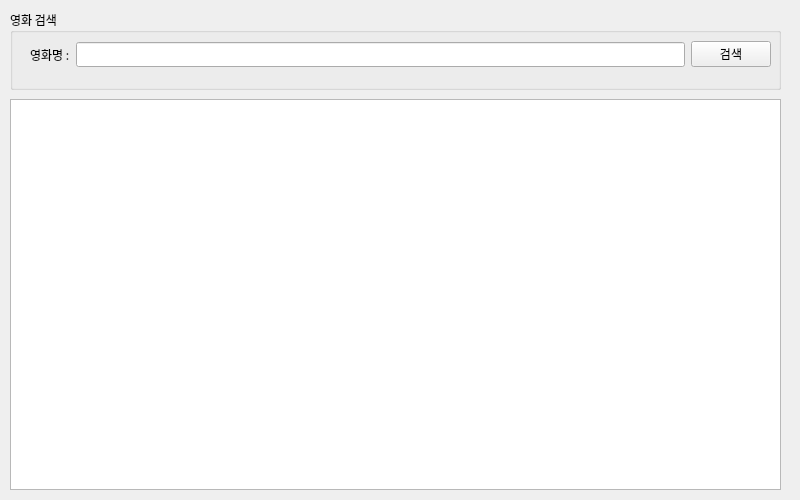
<?xml version="1.0" encoding="UTF-8"?>
<ui version="4.0">
 <class>FrmMain</class>
 <widget class="QWidget" name="FrmMain">
  <property name="geometry">
   <rect>
    <x>0</x>
    <y>0</y>
    <width>800</width>
    <height>500</height>
   </rect>
  </property>
  <property name="sizePolicy">
   <sizepolicy hsizetype="Fixed" vsizetype="Maximum">
    <horstretch>0</horstretch>
    <verstretch>0</verstretch>
   </sizepolicy>
  </property>
  <property name="minimumSize">
   <size>
    <width>800</width>
    <height>500</height>
   </size>
  </property>
  <property name="maximumSize">
   <size>
    <width>800</width>
    <height>500</height>
   </size>
  </property>
  <property name="font">
   <font>
    <family>나눔고딕</family>
   </font>
  </property>
  <property name="windowTitle">
   <string>네이버API 영화검색앱</string>
  </property>
  <widget class="QWidget" name="verticalLayoutWidget">
   <property name="geometry">
    <rect>
     <x>10</x>
     <y>10</y>
     <width>771</width>
     <height>80</height>
    </rect>
   </property>
   <layout class="QVBoxLayout" name="searchLayout">
    <item>
     <widget class="QGroupBox" name="groupBox">
      <property name="title">
       <string>영화 검색</string>
      </property>
      <widget class="QWidget" name="layoutWidget">
       <property name="geometry">
        <rect>
         <x>20</x>
         <y>24</y>
         <width>741</width>
         <height>41</height>
        </rect>
       </property>
       <layout class="QHBoxLayout" name="horizontalLayout">
        <item>
         <widget class="QLabel" name="label">
          <property name="text">
           <string>영화명 :</string>
          </property>
         </widget>
        </item>
        <item>
         <widget class="QLineEdit" name="txtSearch"/>
        </item>
        <item>
         <widget class="QPushButton" name="btnSearch">
          <property name="text">
           <string>검색</string>
          </property>
         </widget>
        </item>
       </layout>
      </widget>
     </widget>
    </item>
   </layout>
  </widget>
  <widget class="QWidget" name="verticalLayoutWidget_2">
   <property name="geometry">
    <rect>
     <x>10</x>
     <y>99</y>
     <width>771</width>
     <height>391</height>
    </rect>
   </property>
   <layout class="QVBoxLayout" name="resultLayout">
    <item>
     <widget class="QTableWidget" name="tblResult">
      <property name="font">
       <font>
        <family>나눔고딕</family>
       </font>
      </property>
     </widget>
    </item>
   </layout>
  </widget>
 </widget>
 <resources/>
 <connections/>
</ui>
